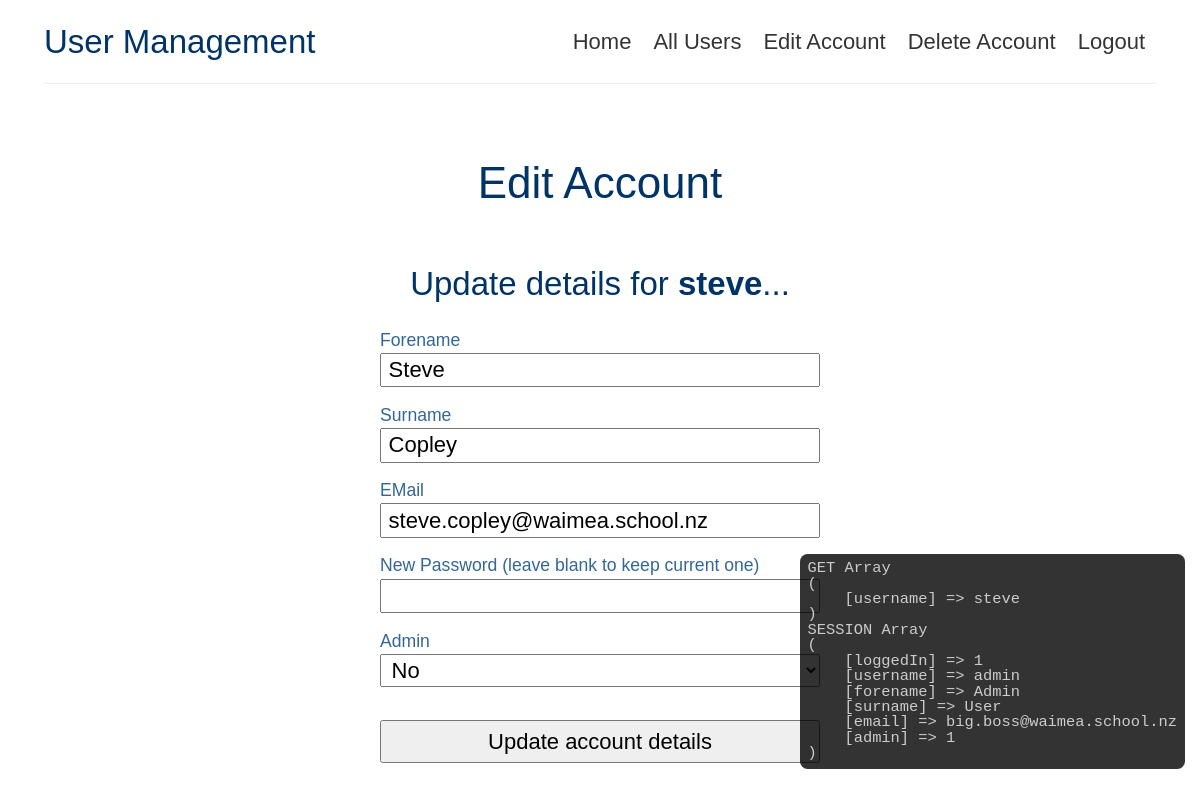
Screenshot of /form-edit-user.php?username=steve (signed in) with the database file from the repository.
### tables this page shows
CREATE TABLE `users` (
  `username` varchar(30) NOT NULL,
  `forename` varchar(50) NOT NULL,
  `surname` varchar(50) NOT NULL,
  `email` varchar(100) DEFAULT NULL,
  `hash` varchar(255) NOT NULL,
  `admin` tinyint(1) NOT NULL DEFAULT '0'
);

### form-edit-user.php (the view, shortened to what this page needs)
<?php include_once 'common-top.php'; ?>
<h1>Edit Account</h1>
<?php
if( !isset( $_GET['username'] ) || empty( $_GET['username'] ) ) {
    $username = $_SESSION['username'];
}
else {
    $username = $_GET['username'];
}
echo '<h2>Update details for <strong>'.$username.'</strong>...</h2>';
$link = connectToDB();
$sql = 'SELECT forename, surname, email, admin
          FROM users
         WHERE username = ?';
$query = $link->prepare( $sql );
$query->bind_param( 's', $username );
$query->execute();
$result = $query->get_result();
if( $result->num_rows != 1 ) {
    echo '<p>No account with the username <strong>'.$username.'</strong> exists';
}
else {
    $record = $result->fetch_assoc();
?>
    <form action="update-user.php" method="POST">
        <label for="forename">Forename</label>
        <input name="forename" type="text" value="<?= $record['forename'] ?>" required>
        <label for="surname">Surname</label>
        <input name="surname" type="text" value="<?= $record['surname'] ?>" required>
        <label for="email">EMail</label>
        <input name="email" type="email" value="<?= $record['email'] ?>">
        <label for="password">New Password (leave blank to keep current one)</label>
        <input name="password" type="password">
<?php
    if( isAdmin() ) {
?>
        <label for="admin">Admin</label>
        <select name="admin">
            <option value="0" <?= $record['admin'] ? '' : 'selected' ?>>No</option>
        </select>
<?php
    }
    else {
?>
        <input name="admin" type="hidden" value="<?= $record['admin'] ?>">
<?php
    }
?>
        <input type="submit" value="Update account details">
    </form>
<?php
}
?>

### css/styles.css (style rules this page uses)
* { box-sizing: border-box; }
html, body { margin: 0; padding: 0; }
html { font-family: sans-serif; font-size: 22px; }
body { padding: 0 2rem 1rem; }
h1, h2, h3 { font-weight: normal; color: #036; }
input, select { display: block; width: 20rem; font-size: 1rem; padding: 0.1rem 0.3rem; margin-bottom: 0.8rem; }
input[type="submit"] { margin-top: 1.5rem; padding: 0.3rem; }
label { display: block; font-size: 0.8rem; margin-bottom: 0.1rem; color: #369; }

### rows the page displays
users: forename "Steve", surname "Copley", email "steve.copley@waimea.school.nz", admin "No"

### other values shown
$username "steve"
